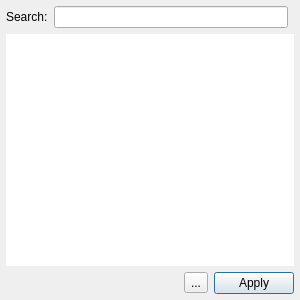
<?xml version="1.0" encoding="UTF-8"?>
<ui version="4.0">
 <class>Dialog</class>
 <widget class="QDialog" name="Dialog">
  <property name="geometry">
   <rect>
    <x>0</x>
    <y>0</y>
    <width>300</width>
    <height>300</height>
   </rect>
  </property>
  <property name="minimumSize">
   <size>
    <width>100</width>
    <height>225</height>
   </size>
  </property>
  <property name="maximumSize">
   <size>
    <width>300</width>
    <height>300</height>
   </size>
  </property>
  <property name="windowTitle">
   <string>Select resource...</string>
  </property>
  <property name="layoutDirection">
   <enum>Qt::LeftToRight</enum>
  </property>
  <layout class="QGridLayout" name="gridLayout">
   <property name="leftMargin">
    <number>6</number>
   </property>
   <property name="topMargin">
    <number>6</number>
   </property>
   <property name="rightMargin">
    <number>6</number>
   </property>
   <property name="bottomMargin">
    <number>6</number>
   </property>
   <property name="verticalSpacing">
    <number>6</number>
   </property>
   <item row="1" column="2">
    <widget class="QDialogButtonBox" name="buttonBox">
     <property name="sizePolicy">
      <sizepolicy hsizetype="Maximum" vsizetype="Fixed">
       <horstretch>0</horstretch>
       <verstretch>0</verstretch>
      </sizepolicy>
     </property>
     <property name="standardButtons">
      <set>QDialogButtonBox::Apply</set>
     </property>
    </widget>
   </item>
   <item row="1" column="1">
    <widget class="QToolButton" name="addImage">
     <property name="layoutDirection">
      <enum>Qt::RightToLeft</enum>
     </property>
     <property name="text">
      <string>...</string>
     </property>
     <property name="icon">
      <iconset resource="../resources/icons.qrc">
       <normaloff>:/Dark/file-plus.png</normaloff>:/Dark/file-plus.png</iconset>
     </property>
    </widget>
   </item>
   <item row="0" column="0" colspan="3">
    <widget class="QStackedWidget" name="stackedWidget">
     <property name="currentIndex">
      <number>0</number>
     </property>
     <widget class="QWidget" name="page">
      <layout class="QGridLayout" name="gridLayout_2">
       <property name="leftMargin">
        <number>0</number>
       </property>
       <property name="topMargin">
        <number>0</number>
       </property>
       <property name="rightMargin">
        <number>0</number>
       </property>
       <property name="bottomMargin">
        <number>0</number>
       </property>
       <item row="1" column="0" colspan="3">
        <widget class="QListWidget" name="imageSelect">
         <property name="frameShape">
          <enum>QFrame::NoFrame</enum>
         </property>
         <property name="iconSize">
          <size>
           <width>64</width>
           <height>64</height>
          </size>
         </property>
         <property name="uniformItemSizes">
          <bool>false</bool>
         </property>
        </widget>
       </item>
       <item row="0" column="0">
        <widget class="QLabel" name="searchLabel">
         <property name="sizePolicy">
          <sizepolicy hsizetype="Maximum" vsizetype="Maximum">
           <horstretch>0</horstretch>
           <verstretch>0</verstretch>
          </sizepolicy>
         </property>
         <property name="text">
          <string>Search:</string>
         </property>
        </widget>
       </item>
       <item row="0" column="1">
        <widget class="QLineEdit" name="searchBar">
         <property name="clearButtonEnabled">
          <bool>true</bool>
         </property>
        </widget>
       </item>
      </layout>
     </widget>
     <widget class="QWidget" name="page_2"/>
    </widget>
   </item>
  </layout>
 </widget>
 <resources>
  <include location="../resources/icons.qrc"/>
 </resources>
 <connections/>
</ui>
